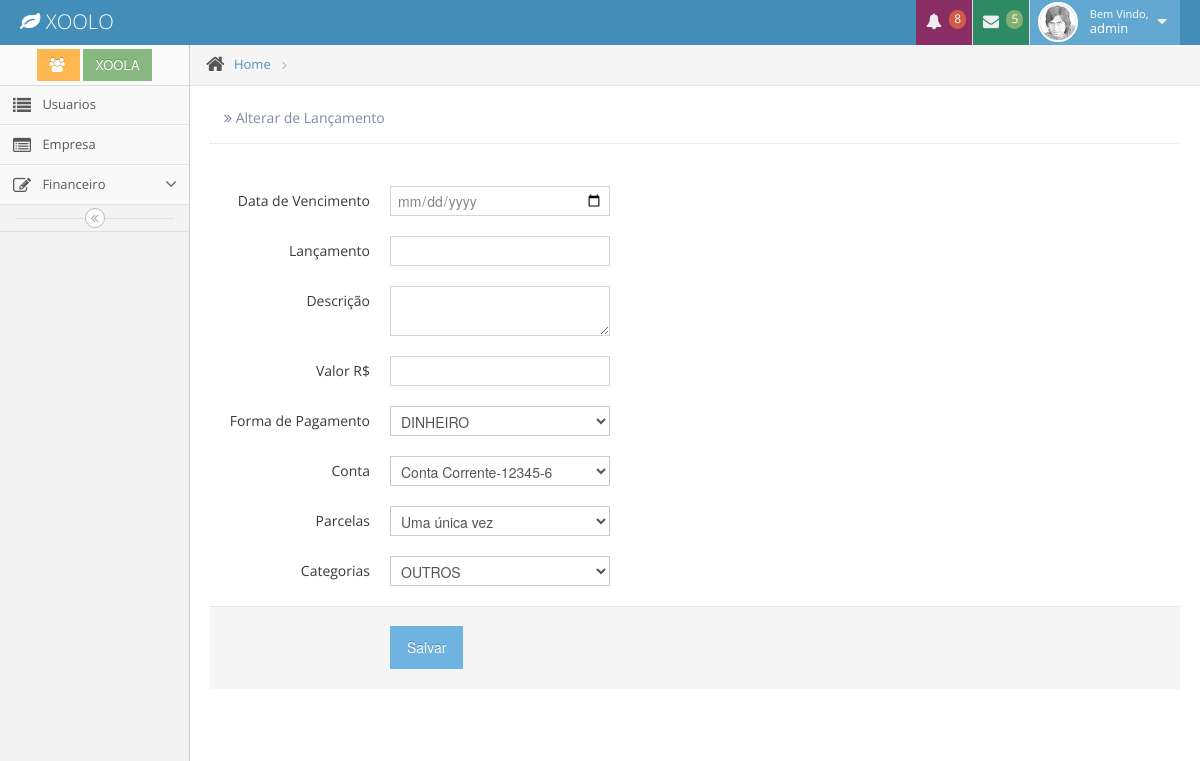
Before: /movimentacao/edit/1 (signed in) with the older database file.
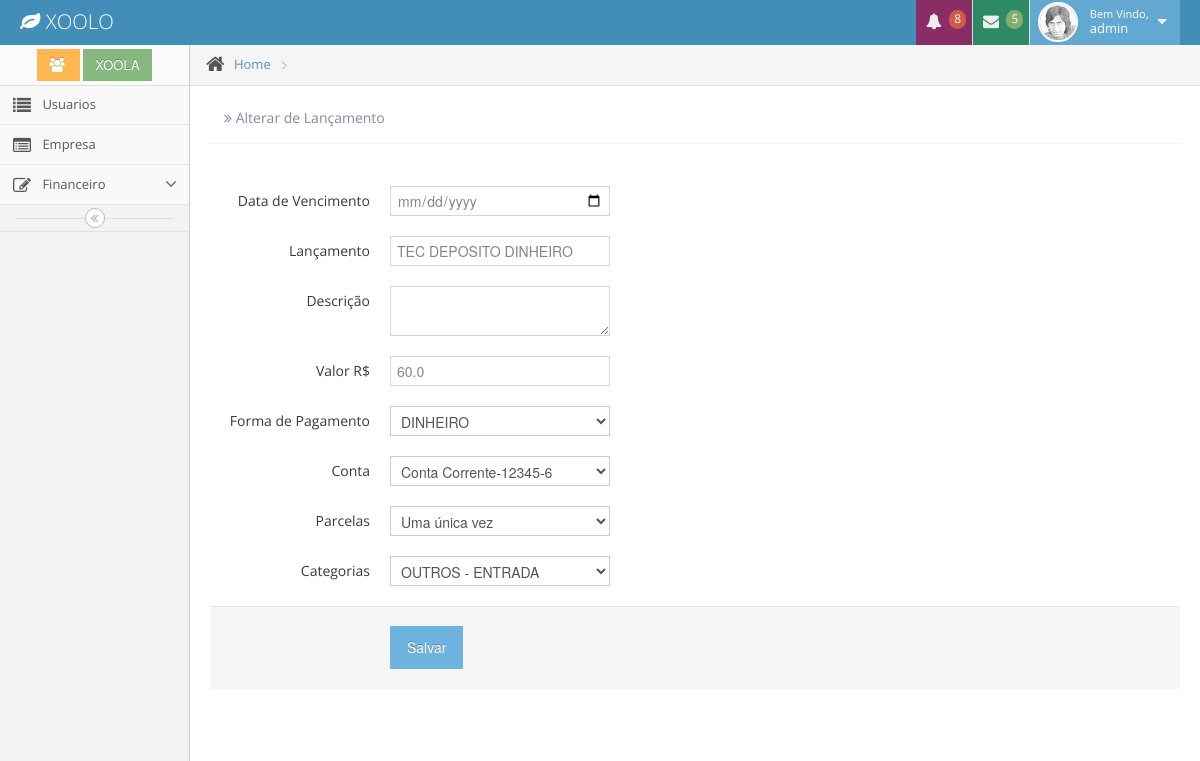
After: the same page with the newer database file.
### app/model/__init__.py (models this page shows, shortened)
class Movimentacao(db.Model):
      id                = db.Column(db.Integer, primary_key=True)
      titulo            = db.Column(db.String(100), index=True)
      descricao         = db.Column(db.String(255), index=True)
      valor             = db.Column(db.Float)
      juros             = db.Column(db.Float,default=0)
      multa             = db.Column(db.Float,default=0)
      desconto          = db.Column(db.Float,default=0)
      data_v            = db.Column(db.Date)
      data_pagamento    = db.Column(db.Date)
      parcelas          = db.Column(db.Integer)
      parcelas_id       = db.Column(db.Integer)
      efetuado          = db.Column(db.Boolean)
      finalizada        = db.Column(db.Boolean, default=False)
      categoria_id      = db.Column(db.Integer, db.ForeignKey('categoria.id'))
      formapagamento_id = db.Column(db.Integer, db.ForeignKey('formapagamento.id'))
      empresa_id        = db.Column(db.Integer, db.ForeignKey('empresa.id'))
      conta_id          = db.Column(db.Integer, db.ForeignKey('conta.id'))
      docs              = db.relationship('Docs', secondary=Mov_Docs,  backref=db.backref('movimentacao',lazy='dynamic'))
      date_created      = db.Column(db.DateTime)
      date_modified     = db.Column(db.DateTime)

### app/controllers/movimentacao/controllers.py (the view, shortened to what this page needs)
@movimentacao.route("/edit/<int:mov_id>", methods = ["GET","POST"])
@login_required
def edit(mov_id):
    mov = Movimentacao.query.get(mov_id)
    form = MovForm(obj=mov)
    form.categoria_id.choices = [(h.id,h.titulo) for h in Categoria.query.all()]
    form.formapagamento_id.choices = [(h.id,h.tipo) for h in Formapagamento.query.all()]
    form.conta_id.choices = [(h.id,h.tipo + '-' + h.conta) for h in Conta.query.all()]
    return render_template("movimentacao/edit.html",title='Alterar de Lançamento', form=form)

### app/controllers/movimentacao/forms.py
class MovForm(Form):
     freq  = [
               (1,'Uma única vez'),
               (1000,'Diariamente'),
               (1200,'Semanal'),
               (1300,'A cada 10 dias'),
               (1400,'A cada 15 dias'),
               (1500,'A cada 28 dias'),
               (1600,'Mensal'),
               (1700,'Bimestral'),
               (1800,'Trimestral'),
               (1900,'Quadrimestral'),
               (2000,'Semestral'),
               (2100, 'Anual')
             ]
     for a in range(2,500):
        freq.append((a,'%d-Parcelas' %a))
     freq.append((5000,'Cancelamento'))
     titulo       = StringField('titulo', validators=[DataRequired()])
     descricao    = TextAreaField('titulo', validators=[DataRequired()])
     valor        = FloatField('valor', validators=[DataRequired()])
     parcelas     = SelectField('parcelas', choices=freq,coerce=int)
     data_v       = DateField("Until", format="%d/%m/%Y",default=datetime.today, validators=[validators.DataRequired()])
     categoria_id = SelectField('categorias',coerce=int)
     conta_id     = SelectField('Conta',coerce=int)
     formapagamento_id = SelectField('formapagamento', coerce=int)

### app/templates/movimentacao/edit.html (shortened to what this page needs)
{% extends "layout/base.html" %}
{% block content %}
	<div class="form-horizontal">
    <form action="" method="post" name="new">
      <p>
                 <br>
       </p>
               <div class="control-group">
					   <label class="control-label" for="form-field-1">Data de Vencimento</label>
					  <div class="controls">
                     {{form.data_v }}
					  </div>
					</div>
               <div class="control-group">
					   <label class="control-label" for="form-field-1">Lançamento</label>
					  <div class="controls">
                     {{ form.titulo }}
					  </div>
					</div>
               <div class="control-group">
					   <label class="control-label" for="form-field-1">Descrição</label>
					  <div class="controls">
                     {{ form.descricao }}
					  </div>
              </div>
               <div class="control-group">
					   <label class="control-label" for="form-field-1">Valor R$</label>
					  <div class="controls">
                     {{ form.valor }}
					  </div>
					</div>
               <div class="control-group">
					   <label class="control-label" for="form-field-1">Forma de Pagamento</label>
					  <div class="controls">
                     {{ form.formapagamento_id }}
					  </div>
					</div>
               <div class="control-group">
					   <label class="control-label" for="form-field-1">Conta</label>
					  <div class="controls">
                     {{ form.conta_id }}
					  </div>
					</div>
               <div class="control-group">
					   <label class="control-label" for="form-field-1">Parcelas</label>
					  <div class="controls">
                     {{form.parcelas }}
					  </div>
					</div>
               <div class="control-group">
					   <label class="control-label" for="form-field-1">Categorias</label>
					  <div class="controls">
                     {{form.categoria_id }}
					  </div>
					</div>
               <div class="form-actions">
	  				<input type="submit" value="Salvar" class="btn btn-info">
              </div>
      </form>
</div>
{% endblock %}

Changed rows visible on the page:
added Movimentacao: titulo "TEC DEPOSITO DINHEIRO", valor "60.0", formapagamento_id "DINHEIRO", conta_id "Conta Corrente-12345-6", parcelas "Uma única vez", categoria_id "OUTROS - ENTRADA"
Other visible differences:
form field formapagamento_id: "DINHEIRO" → (not shown)
form field conta_id: "Conta Corrente-12345-6" → (not shown)
form field parcelas: "Uma única vez" → (not shown)
form field categoria_id: "OUTROS" → (not shown)
